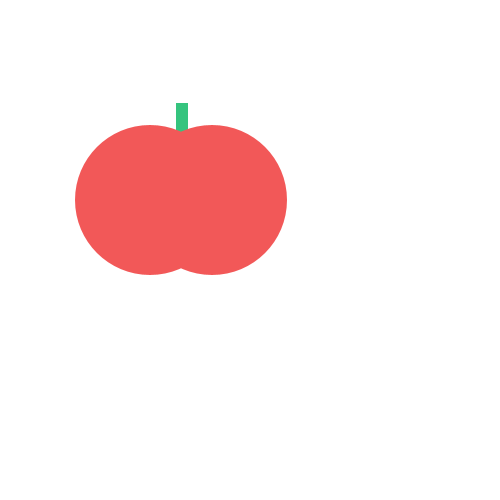
Frame 1 (no input)
Frame 60 (the mouse pressed at the canvas centre just before this capture): identical to frame 1, image omitted
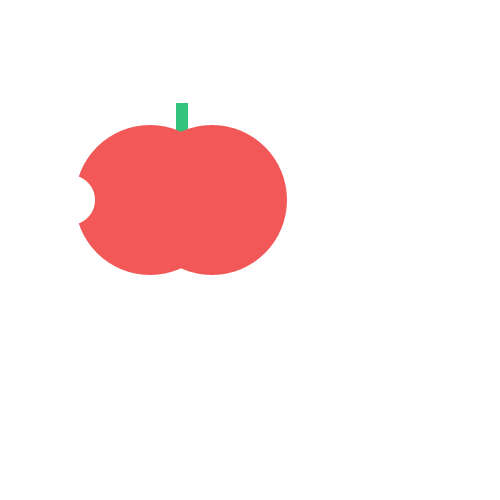
Frame 120 (the mouse held since frame 60 and released just before this capture)

The Processing sketch that drew these frames (run headless with seeded random() and noise(); from frame 60 on, the mouse is pressed at the canvas centre):

// Processing sketch: TastyTomato_
// ── TastyTomato_.pde
void setup() {
  size(500,500);
  
}

void draw() {
 background(255, 255, 255);
 noStroke();
 fill(53, 196, 126);
 rect(176, 103, 12, 32);
 fill(242, 88, 88);
 ellipse(150, 200,150,150);
 ellipse(212, 200, 150,150);
 
 if(mousePressed) {
   fill(255,255,255);
  ellipse(70,200, 50,50);
  
}
}
